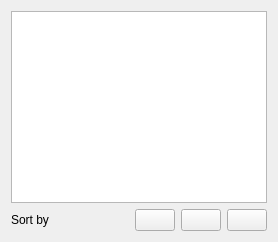
        <widget class="QWidget" name="tabFunctions">
         <attribute name="icon">
          <iconset>
           <normaloff>../pix/16x16/Recycle.png</normaloff>../pix/16x16/Recycle.png</iconset>
         </attribute>
         <attribute name="title">
          <string>Structure</string>
         </attribute>
         <layout class="QGridLayout" name="gridLayout_4">
          <item row="0" column="0">
           <widget class="QTableWidget" name="tblStructure">
            <attribute name="horizontalHeaderStretchLastSection">
             <bool>true</bool>
            </attribute>
           </widget>
          </item>
          <item row="1" column="0">
           <layout class="QHBoxLayout" name="horizontalLayout_3">
            <item>
             <widget class="QLabel" name="lblStructureLines">
              <property name="text">
               <string>Sort by</string>
              </property>
             </widget>
            </item>
            <item>
             <spacer name="horizontalSpacer_3">
              <property name="orientation">
               <enum>Qt::Horizontal</enum>
              </property>
              <property name="sizeHint" stdset="0">
               <size>
                <width>40</width>
                <height>20</height>
               </size>
              </property>
             </spacer>
            </item>
            <item>
             <widget class="QPushButton" name="btnSortByLine">
              <property name="text">
               <string/>
              </property>
              <property name="icon">
               <iconset>
                <normaloff>../pix/icons/sort_number.png</normaloff>../pix/icons/sort_number.png</iconset>
              </property>
             </widget>
            </item>
            <item>
             <widget class="QPushButton" name="btnSortByType">
              <property name="text">
               <string/>
              </property>
              <property name="icon">
               <iconset>
                <normaloff>../pix/icons/sort_type.png</normaloff>../pix/icons/sort_type.png</iconset>
              </property>
             </widget>
            </item>
            <item>
             <widget class="QPushButton" name="btnSortByAlpha">
              <property name="text">
               <string/>
              </property>
              <property name="icon">
               <iconset>
                <normaloff>../pix/icons/sort_alpha.png</normaloff>../pix/icons/sort_alpha.png</iconset>
              </property>
             </widget>
            </item>
           </layout>
          </item>
         </layout>
        </widget>
